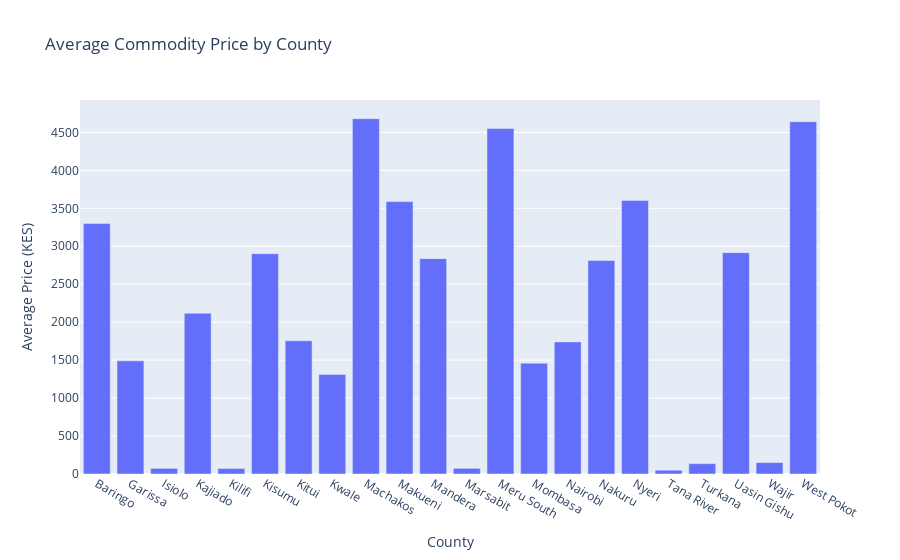

Notebook source saved alongside this figure:
### Code cell
# How prices vary from one county to another
# Remove unwanted characters and convert to numeric
df['price'] = pd.to_numeric(df['price'], errors='coerce')
df = df.dropna(subset=['price'])


county_avg = df.groupby('County')['price'].mean().reset_index()

fig = px.bar(county_avg, 
             x='County', 
             y='price', 
             title='Average Commodity Price by County',
             labels={'price': 'Average Price (KES)'})
fig.show()

# Here, regional price differences are identified
# Sellers and transporters can identify profitable markets: Machakos,Mer south, West pokot
# Cutomers see which regions have cheaper food prices

### Figure 1 — Plotly figure (JSON) as saved in the notebook; plotly's stock layout.template omitted (floating-point values rounded to 4 significant figures)
{"data": [{"hovertemplate": "County=%{x}<br>Average Price (KES)=%{y}<extra></extra>", "legendgroup": "", "marker": {"color": "#636efa", "pattern": {"shape": ""}}, "name": "", "orientation": "v", "showlegend": false, "textposition": "auto", "type": "bar", "x": ["Baringo", "Garissa", "Isiolo", "Kajiado", "Kilifi", "Kisumu", "Kitui", "Kwale", "Machakos", "Makueni", "Mandera", "Marsabit", "Meru South", "Mombasa", "Nairobi", "Nakuru", "Nyeri", "Tana River", "Turkana", "Uasin Gishu", "Wajir", "West Pokot"], "xaxis": "x", "y": [3299.0, 1491.0, 74.17, 2117.0, 72.37, 2903.0, 1755.0, 1312.0, 4681.0, 3589.0, 2837.0, 74.53, 4551.0, 1460.0, 1741.0, 2813.0, 3605.0, 50.03, 136.6, 2916.0, 150.2, 4642.0], "yaxis": "y"}], "layout": {"barmode": "relative", "legend": {"tracegroupgap": 0}, "title": {"text": "Average Commodity Price by County"}, "xaxis": {"anchor": "y", "domain": [0, 1], "title": {"text": "County"}}, "yaxis": {"anchor": "x", "domain": [0, 1], "title": {"text": "Average Price (KES)"}}}}
